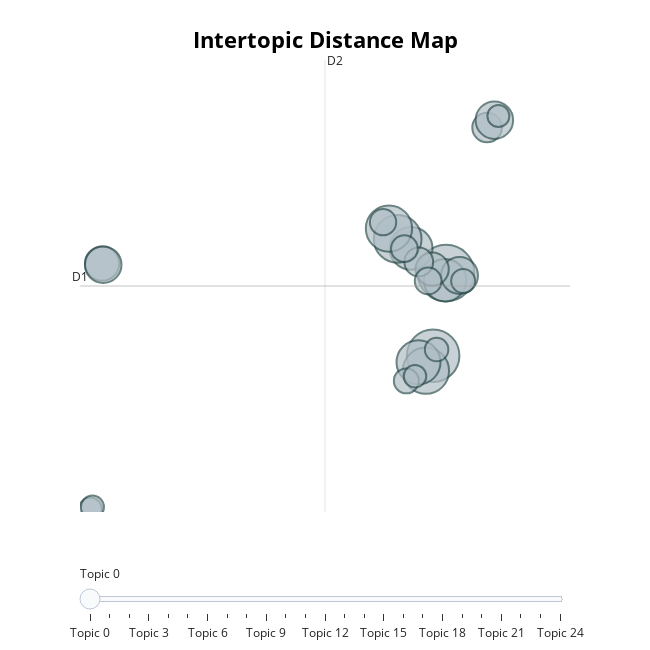

Notebook code cell kept with this figure:
### Markdown cell above
## Visualize After Removing  Outliers

### Code cell
topic_model.visualize_topics()

### Figure 1 — Plotly figure (JSON) as saved in the notebook; plotly's stock layout.template omitted (floating-point values rounded to 4 significant figures)
{"data": [{"customdata": [[0, "indigenous | the | of | and | to", 139], [1, "to | nations | and | the | rights", 120], [2, "the | indigenous | and | of | to", 93], [3, "emergency | response | and | the | management", 78], [4, "heritage | resources | and | to | of", 84], [5, "and | of | to | the | women", 80], [6, "compliance | the | cer | and | to", 99], [7, "safety | management | requirements | system | process", 93], [8, "knowledge | indigenous | the | of | and", 59], [9, "contaminated | contamination | remediation | site | the", 38], [10, "engagement | community | the | they | what", 51], [11, "the | and | of | to | in", 48], [12, "environmental | protection | and | the | to", 61], [13, "mno | mtis | regions | be | companies", 23], [14, "safety | to | should | indigenous | and", 24], [15, "mtis | metis | the | would | and", 23], [16, "the | of | to | is | that", 36], [17, "contractor | contractors | management | the | to", 27], [18, "to | of | the | and | in", 31], [19, "communication | engagement | and | to | the", 58], [20, "land | communities | area | knowledge | we", 25], [21, "pipeline | the | to | that | and", 31], [22, "risk | bmps | and | environment | the", 21], [23, "contractors | and | their | indigenous | or", 22], [24, "quality | assurance | the | and | requirements", 30]], "hovertemplate": "<b>Topic %{customdata[0]}</b><br>%{customdata[1]}<br>Size: %{customdata[2]}", "legendgroup": "", "marker": {"color": "#B0BEC5", "line": {"color": "DarkSlateGrey", "width": 2}, "size": [139, 120, 93, 78, 84, 80, 99, 93, 59, 38, 51, 48, 61, 23, 24, 23, 36, 27, 31, 58, 25, 31, 21, 22, 30], "sizemode": "area", "sizeref": 0.08687, "symbol": "circle"}, "mode": "markers", "name": "", "orientation": "v", "showlegend": false, "type": "scatter", "x": [16.42, 15.92, 15.64, 16.38, 15.35, 15.07, 14.55, 14.21, 16.94, 18.0, 3.134, 15.88, 18.28, 2.681, 16.05, 2.76, 15.37, 14.88, 14.81, 3.175, 17.08, 15.73, 18.44, 15.22, 13.99], "xaxis": "x", "y": [8.141, 5.035, 4.472, 7.874, 4.787, 9.07, 9.425, 9.817, 8.052, 13.61, 8.498, 8.291, 13.89, -0.73, 5.266, -0.6508, 8.56, 4.089, 9.061, 8.457, 7.842, 7.847, 14.05, 4.267, 10.06], "yaxis": "y"}], "layout": {"annotations": [{"showarrow": false, "text": "D1", "x": 2.279, "y": 7.656, "yshift": 10}, {"showarrow": false, "text": "D2", "x": 11.74, "xshift": 10, "y": 16.15}], "height": 650, "hoverlabel": {"bgcolor": "white", "font": {"family": "Rockwell", "size": 16}}, "legend": {"itemsizing": "constant", "tracegroupgap": 0}, "margin": {"t": 60}, "shapes": [{"line": {"color": "#CFD8DC", "width": 2}, "type": "line", "x0": 11.74, "x1": 11.74, "y0": -0.8396, "y1": 16.15}, {"line": {"color": "#9E9E9E", "width": 2}, "type": "line", "x0": 2.279, "x1": 21.21, "y0": 7.656, "y1": 7.656}], "sliders": [{"active": 0, "pad": {"t": 50}, "steps": [{"args": [{"marker.color": [["red", "#B0BEC5", "#B0BEC5", "#B0BEC5", "#B0BEC5", "#B0BEC5", "#B0BEC5", "#B0BEC5", "#B0BEC5", "#B0BEC5", "#B0BEC5", "#B0BEC5", "#B0BEC5", "#B0BEC5", "#B0BEC5", "#B0BEC5", "#B0BEC5", "#B0BEC5", "#B0BEC5", "#B0BEC5", "#B0BEC5", "#B0BEC5", "#B0BEC5", "#B0BEC5", "#B0BEC5"]]}], "label": "Topic 0", "method": "update"}, {"args": [{"marker.color": [["#B0BEC5", "red", "#B0BEC5", "#B0BEC5", "#B0BEC5", "#B0BEC5", "#B0BEC5", "#B0BEC5", "#B0BEC5", "#B0BEC5", "#B0BEC5", "#B0BEC5", "#B0BEC5", "#B0BEC5", "#B0BEC5", "#B0BEC5", "#B0BEC5", "#B0BEC5", "#B0BEC5", "#B0BEC5", "#B0BEC5", "#B0BEC5", "#B0BEC5", "#B0BEC5", "#B0BEC5"]]}], "label": "Topic 1", "method": "update"}, {"args": [{"marker.color": [["#B0BEC5", "#B0BEC5", "red", "#B0BEC5", "#B0BEC5", "#B0BEC5", "#B0BEC5", "#B0BEC5", "#B0BEC5", "#B0BEC5", "#B0BEC5", "#B0BEC5", "#B0BEC5", "#B0BEC5", "#B0BEC5", "#B0BEC5", "#B0BEC5", "#B0BEC5", "#B0BEC5", "#B0BEC5", "#B0BEC5", "#B0BEC5", "#B0BEC5", "#B0BEC5", "#B0BEC5"]]}], "label": "Topic 2", "method": "update"}, {"args": [{"marker.color": [["#B0BEC5", "#B0BEC5", "#B0BEC5", "red", "#B0BEC5", "#B0BEC5", "#B0BEC5", "#B0BEC5", "#B0BEC5", "#B0BEC5", "#B0BEC5", "#B0BEC5", "#B0BEC5", "#B0BEC5", "#B0BEC5", "#B0BEC5", "#B0BEC5", "#B0BEC5", "#B0BEC5", "#B0BEC5", "#B0BEC5", "#B0BEC5", "#B0BEC5", "#B0BEC5", "#B0BEC5"]]}], "label": "Topic 3", "method": "update"}, {"args": [{"marker.color": [["#B0BEC5", "#B0BEC5", "#B0BEC5", "#B0BEC5", "red", "#B0BEC5", "#B0BEC5", "#B0BEC5", "#B0BEC5", "#B0BEC5", "#B0BEC5", "#B0BEC5", "#B0BEC5", "#B0BEC5", "#B0BEC5", "#B0BEC5", "#B0BEC5", "#B0BEC5", "#B0BEC5", "#B0BEC5", "#B0BEC5", "#B0BEC5", "#B0BEC5", "#B0BEC5", "#B0BEC5"]]}], "label": "Topic 4", "method": "update"}, {"args": [{"marker.color": [["#B0BEC5", "#B0BEC5", "#B0BEC5", "#B0BEC5", "#B0BEC5", "red", "#B0BEC5", "#B0BEC5", "#B0BEC5", "#B0BEC5", "#B0BEC5", "#B0BEC5", "#B0BEC5", "#B0BEC5", "#B0BEC5", "#B0BEC5", "#B0BEC5", "#B0BEC5", "#B0BEC5", "#B0BEC5", "#B0BEC5", "#B0BEC5", "#B0BEC5", "#B0BEC5", "#B0BEC5"]]}], "label": "Topic 5", "method": "update"}, {"args": [{"marker.color": [["#B0BEC5", "#B0BEC5", "#B0BEC5", "#B0BEC5", "#B0BEC5", "#B0BEC5", "red", "#B0BEC5", "#B0BEC5", "#B0BEC5", "#B0BEC5", "#B0BEC5", "#B0BEC5", "#B0BEC5", "#B0BEC5", "#B0BEC5", "#B0BEC5", "#B0BEC5", "#B0BEC5", "#B0BEC5", "#B0BEC5", "#B0BEC5", "#B0BEC5", "#B0BEC5", "#B0BEC5"]]}], "label": "Topic 6", "method": "update"}, {"args": [{"marker.color": [["#B0BEC5", "#B0BEC5", "#B0BEC5", "#B0BEC5", "#B0BEC5", "#B0BEC5", "#B0BEC5", "red", "#B0BEC5", "#B0BEC5", "#B0BEC5", "#B0BEC5", "#B0BEC5", "#B0BEC5", "#B0BEC5", "#B0BEC5", "#B0BEC5", "#B0BEC5", "#B0BEC5", "#B0BEC5", "#B0BEC5", "#B0BEC5", "#B0BEC5", "#B0BEC5", "#B0BEC5"]]}], "label": "Topic 7", "method": "update"}, {"args": [{"marker.color": [["#B0BEC5", "#B0BEC5", "#B0BEC5", "#B0BEC5", "#B0BEC5", "#B0BEC5", "#B0BEC5", "#B0BEC5", "red", "#B0BEC5", "#B0BEC5", "#B0BEC5", "#B0BEC5", "#B0BEC5", "#B0BEC5", "#B0BEC5", "#B0BEC5", "#B0BEC5", "#B0BEC5", "#B0BEC5", "#B0BEC5", "#B0BEC5", "#B0BEC5", "#B0BEC5", "#B0BEC5"]]}], "label": "Topic 8", "method": "update"}, {"args": [{"marker.color": [["#B0BEC5", "#B0BEC5", "#B0BEC5", "#B0BEC5", "#B0BEC5", "#B0BEC5", "#B0BEC5", "#B0BEC5", "#B0BEC5", "red", "#B0BEC5", "#B0BEC5", "#B0BEC5", "#B0BEC5", "#B0BEC5", "#B0BEC5", "#B0BEC5", "#B0BEC5", "#B0BEC5", "#B0BEC5", "#B0BEC5", "#B0BEC5", "#B0BEC5", "#B0BEC5", "#B0BEC5"]]}], "label": "Topic 9", "method": "update"}, {"args": [{"marker.color": [["#B0BEC5", "#B0BEC5", "#B0BEC5", "#B0BEC5", "#B0BEC5", "#B0BEC5", "#B0BEC5", "#B0BEC5", "#B0BEC5", "#B0BEC5", "red", "#B0BEC5", "#B0BEC5", "#B0BEC5", "#B0BEC5", "#B0BEC5", "#B0BEC5", "#B0BEC5", "#B0BEC5", "#B0BEC5", "#B0BEC5", "#B0BEC5", "#B0BEC5", "#B0BEC5", "#B0BEC5"]]}], "label": "Topic 10", "method": "update"}, {"args": [{"marker.color": [["#B0BEC5", "#B0BEC5", "#B0BEC5", "#B0BEC5", "#B0BEC5", "#B0BEC5", "#B0BEC5", "#B0BEC5", "#B0BEC5", "#B0BEC5", "#B0BEC5", "red", "#B0BEC5", "#B0BEC5", "#B0BEC5", "#B0BEC5", "#B0BEC5", "#B0BEC5", "#B0BEC5", "#B0BEC5", "#B0BEC5", "#B0BEC5", "#B0BEC5", "#B0BEC5", "#B0BEC5"]]}], "label": "Topic 11", "method": "update"}, {"args": [{"marker.color": [["#B0BEC5", "#B0BEC5", "#B0BEC5", "#B0BEC5", "#B0BEC5", "#B0BEC5", "#B0BEC5", "#B0BEC5", "#B0BEC5", "#B0BEC5", "#B0BEC5", "#B0BEC5", "red", "#B0BEC5", "#B0BEC5", "#B0BEC5", "#B0BEC5", "#B0BEC5", "#B0BEC5", "#B0BEC5", "#B0BEC5", "#B0BEC5", "#B0BEC5", "#B0BEC5", "#B0BEC5"]]}], "label": "Topic 12", "method": "update"}, {"args": [{"marker.color": [["#B0BEC5", "#B0BEC5", "#B0BEC5", "#B0BEC5", "#B0BEC5", "#B0BEC5", "#B0BEC5", "#B0BEC5", "#B0BEC5", "#B0BEC5", "#B0BEC5", "#B0BEC5", "#B0BEC5", "red", "#B0BEC5", "#B0BEC5", "#B0BEC5", "#B0BEC5", "#B0BEC5", "#B0BEC5", "#B0BEC5", "#B0BEC5", "#B0BEC5", "#B0BEC5", "#B0BEC5"]]}], "label": "Topic 13", "method": "update"}, {"args": [{"marker.color": [["#B0BEC5", "#B0BEC5", "#B0BEC5", "#B0BEC5", "#B0BEC5", "#B0BEC5", "#B0BEC5", "#B0BEC5", "#B0BEC5", "#B0BEC5", "#B0BEC5", "#B0BEC5", "#B0BEC5", "#B0BEC5", "red", "#B0BEC5", "#B0BEC5", "#B0BEC5", "#B0BEC5", "#B0BEC5", "#B0BEC5", "#B0BEC5", "#B0BEC5", "#B0BEC5", "#B0BEC5"]]}], "label": "Topic 14", "method": "update"}, {"args": [{"marker.color": [["#B0BEC5", "#B0BEC5", "#B0BEC5", "#B0BEC5", "#B0BEC5", "#B0BEC5", "#B0BEC5", "#B0BEC5", "#B0BEC5", "#B0BEC5", "#B0BEC5", "#B0BEC5", "#B0BEC5", "#B0BEC5", "#B0BEC5", "red", "#B0BEC5", "#B0BEC5", "#B0BEC5", "#B0BEC5", "#B0BEC5", "#B0BEC5", "#B0BEC5", "#B0BEC5", "#B0BEC5"]]}], "label": "Topic 15", "method": "update"}, {"args": [{"marker.color": [["#B0BEC5", "#B0BEC5", "#B0BEC5", "#B0BEC5", "#B0BEC5", "#B0BEC5", "#B0BEC5", "#B0BEC5", "#B0BEC5", "#B0BEC5", "#B0BEC5", "#B0BEC5", "#B0BEC5", "#B0BEC5", "#B0BEC5", "#B0BEC5", "red", "#B0BEC5", "#B0BEC5", "#B0BEC5", "#B0BEC5", "#B0BEC5", "#B0BEC5", "#B0BEC5", "#B0BEC5"]]}], "label": "Topic 16", "method": "update"}, {"args": [{"marker.color": [["#B0BEC5", "#B0BEC5", "#B0BEC5", "#B0BEC5", "#B0BEC5", "#B0BEC5", "#B0BEC5", "#B0BEC5", "#B0BEC5", "#B0BEC5", "#B0BEC5", "#B0BEC5", "#B0BEC5", "#B0BEC5", "#B0BEC5", "#B0BEC5", "#B0BEC5", "red", "#B0BEC5", "#B0BEC5", "#B0BEC5", "#B0BEC5", "#B0BEC5", "#B0BEC5", "#B0BEC5"]]}], "label": "Topic 17", "method": "update"}, {"args": [{"marker.color": [["#B0BEC5", "#B0BEC5", "#B0BEC5", "#B0BEC5", "#B0BEC5", "#B0BEC5", "#B0BEC5", "#B0BEC5", "#B0BEC5", "#B0BEC5", "#B0BEC5", "#B0BEC5", "#B0BEC5", "#B0BEC5", "#B0BEC5", "#B0BEC5", "#B0BEC5", "#B0BEC5", "red", "#B0BEC5", "#B0BEC5", "#B0BEC5", "#B0BEC5", "#B0BEC5", "#B0BEC5"]]}], "label": "Topic 18", "method": "update"}, {"args": [{"marker.color": [["#B0BEC5", "#B0BEC5", "#B0BEC5", "#B0BEC5", "#B0BEC5", "#B0BEC5", "#B0BEC5", "#B0BEC5", "#B0BEC5", "#B0BEC5", "#B0BEC5", "#B0BEC5", "#B0BEC5", "#B0BEC5", "#B0BEC5", "#B0BEC5", "#B0BEC5", "#B0BEC5", "#B0BEC5", "red", "#B0BEC5", "#B0BEC5", "#B0BEC5", "#B0BEC5", "#B0BEC5"]]}], "label": "Topic 19", "method": "update"}, {"args": [{"marker.color": [["#B0BEC5", "#B0BEC5", "#B0BEC5", "#B0BEC5", "#B0BEC5", "#B0BEC5", "#B0BEC5", "#B0BEC5", "#B0BEC5", "#B0BEC5", "#B0BEC5", "#B0BEC5", "#B0BEC5", "#B0BEC5", "#B0BEC5", "#B0BEC5", "#B0BEC5", "#B0BEC5", "#B0BEC5", "#B0BEC5", "red", "#B0BEC5", "#B0BEC5", "#B0BEC5", "#B0BEC5"]]}], "label": "Topic 20", "method": "update"}, {"args": [{"marker.color": [["#B0BEC5", "#B0BEC5", "#B0BEC5", "#B0BEC5", "#B0BEC5", "#B0BEC5", "#B0BEC5", "#B0BEC5", "#B0BEC5", "#B0BEC5", "#B0BEC5", "#B0BEC5", "#B0BEC5", "#B0BEC5", "#B0BEC5", "#B0BEC5", "#B0BEC5", "#B0BEC5", "#B0BEC5", "#B0BEC5", "#B0BEC5", "red", "#B0BEC5", "#B0BEC5", "#B0BEC5"]]}], "label": "Topic 21", "method": "update"}, {"args": [{"marker.color": [["#B0BEC5", "#B0BEC5", "#B0BEC5", "#B0BEC5", "#B0BEC5", "#B0BEC5", "#B0BEC5", "#B0BEC5", "#B0BEC5", "#B0BEC5", "#B0BEC5", "#B0BEC5", "#B0BEC5", "#B0BEC5", "#B0BEC5", "#B0BEC5", "#B0BEC5", "#B0BEC5", "#B0BEC5", "#B0BEC5", "#B0BEC5", "#B0BEC5", "red", "#B0BEC5", "#B0BEC5"]]}], "label": "Topic 22", "method": "update"}, {"args": [{"marker.color": [["#B0BEC5", "#B0BEC5", "#B0BEC5", "#B0BEC5", "#B0BEC5", "#B0BEC5", "#B0BEC5", "#B0BEC5", "#B0BEC5", "#B0BEC5", "#B0BEC5", "#B0BEC5", "#B0BEC5", "#B0BEC5", "#B0BEC5", "#B0BEC5", "#B0BEC5", "#B0BEC5", "#B0BEC5", "#B0BEC5", "#B0BEC5", "#B0BEC5", "#B0BEC5", "red", "#B0BEC5"]]}], "label": "Topic 23", "method": "update"}, {"args": [{"marker.color": [["#B0BEC5", "#B0BEC5", "#B0BEC5", "#B0BEC5", "#B0BEC5", "#B0BEC5", "#B0BEC5", "#B0BEC5", "#B0BEC5", "#B0BEC5", "#B0BEC5", "#B0BEC5", "#B0BEC5", "#B0BEC5", "#B0BEC5", "#B0BEC5", "#B0BEC5", "#B0BEC5", "#B0BEC5", "#B0BEC5", "#B0BEC5", "#B0BEC5", "#B0BEC5", "#B0BEC5", "red"]]}], "label": "Topic 24", "method": "update"}]}], "title": {"font": {"color": "Black", "size": 22}, "text": "<b>Intertopic Distance Map</b>", "x": 0.5, "xanchor": "center", "y": 0.95, "yanchor": "top"}, "width": 650, "xaxis": {"anchor": "y", "domain": [0, 1], "range": [2.279, 21.21], "title": {"text": ""}, "visible": false}, "yaxis": {"anchor": "x", "domain": [0, 1], "range": [-0.8396, 16.15], "title": {"text": ""}, "visible": false}}}
